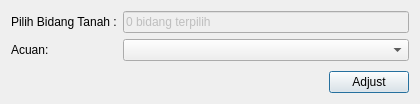
<?xml version="1.0" encoding="UTF-8"?>
<ui version="4.0">
 <class>Dialog</class>
 <widget class="QDialog" name="Dialog">
  <property name="geometry">
   <rect>
    <x>0</x>
    <y>0</y>
    <width>420</width>
    <height>104</height>
   </rect>
  </property>
  <property name="windowTitle">
   <string>Adjust Persil Otomatis</string>
  </property>
  <layout class="QVBoxLayout" name="verticalLayout">
   <item>
    <layout class="QFormLayout" name="formLayout">
     <item row="0" column="0">
      <widget class="QLabel" name="label">
       <property name="font">
        <font>
         <pointsize>9</pointsize>
         <italic>false</italic>
        </font>
       </property>
       <property name="text">
        <string>Pilih Bidang Tanah :</string>
       </property>
      </widget>
     </item>
     <item row="0" column="1">
      <widget class="QLineEdit" name="bidang_terpilih">
       <property name="enabled">
        <bool>false</bool>
       </property>
       <property name="text">
        <string>0 bidang terpilih</string>
       </property>
      </widget>
     </item>
     <item row="1" column="0">
      <widget class="QLabel" name="label_2">
       <property name="font">
        <font>
         <pointsize>9</pointsize>
        </font>
       </property>
       <property name="text">
        <string>Acuan:</string>
       </property>
      </widget>
     </item>
     <item row="1" column="1">
      <widget class="QgsMapLayerComboBox" name="layer_acuan">
       <property name="filters">
        <set>QgsMapLayerProxyModel::HasGeometry</set>
       </property>
       <property name="showCrs">
        <bool>true</bool>
       </property>
      </widget>
     </item>
    </layout>
   </item>
   <item>
    <layout class="QHBoxLayout" name="horizontalLayout">
     <item>
      <spacer name="horizontalSpacer">
       <property name="orientation">
        <enum>Qt::Horizontal</enum>
       </property>
       <property name="sizeHint" stdset="0">
        <size>
         <width>40</width>
         <height>20</height>
        </size>
       </property>
      </spacer>
     </item>
     <item>
      <widget class="QPushButton" name="adjustButton">
       <property name="text">
        <string>Adjust</string>
       </property>
      </widget>
     </item>
    </layout>
   </item>
  </layout>
 </widget>
 <customwidgets>
  <customwidget>
   <class>QgsMapLayerComboBox</class>
   <extends>QComboBox</extends>
   <header>qgsmaplayercombobox.h</header>
  </customwidget>
 </customwidgets>
 <resources/>
 <connections/>
</ui>
